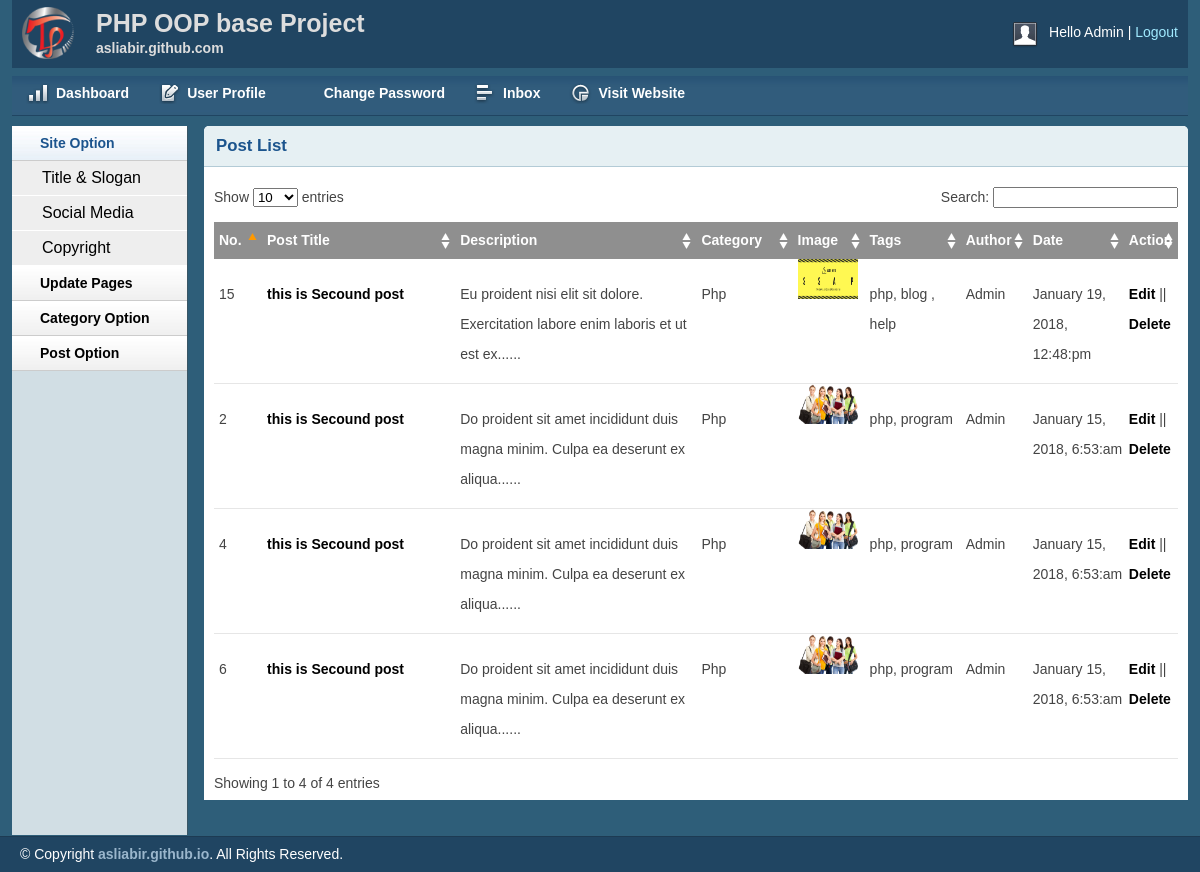
The page /admin/postlist.php (signed in) on the database as committed earlier.
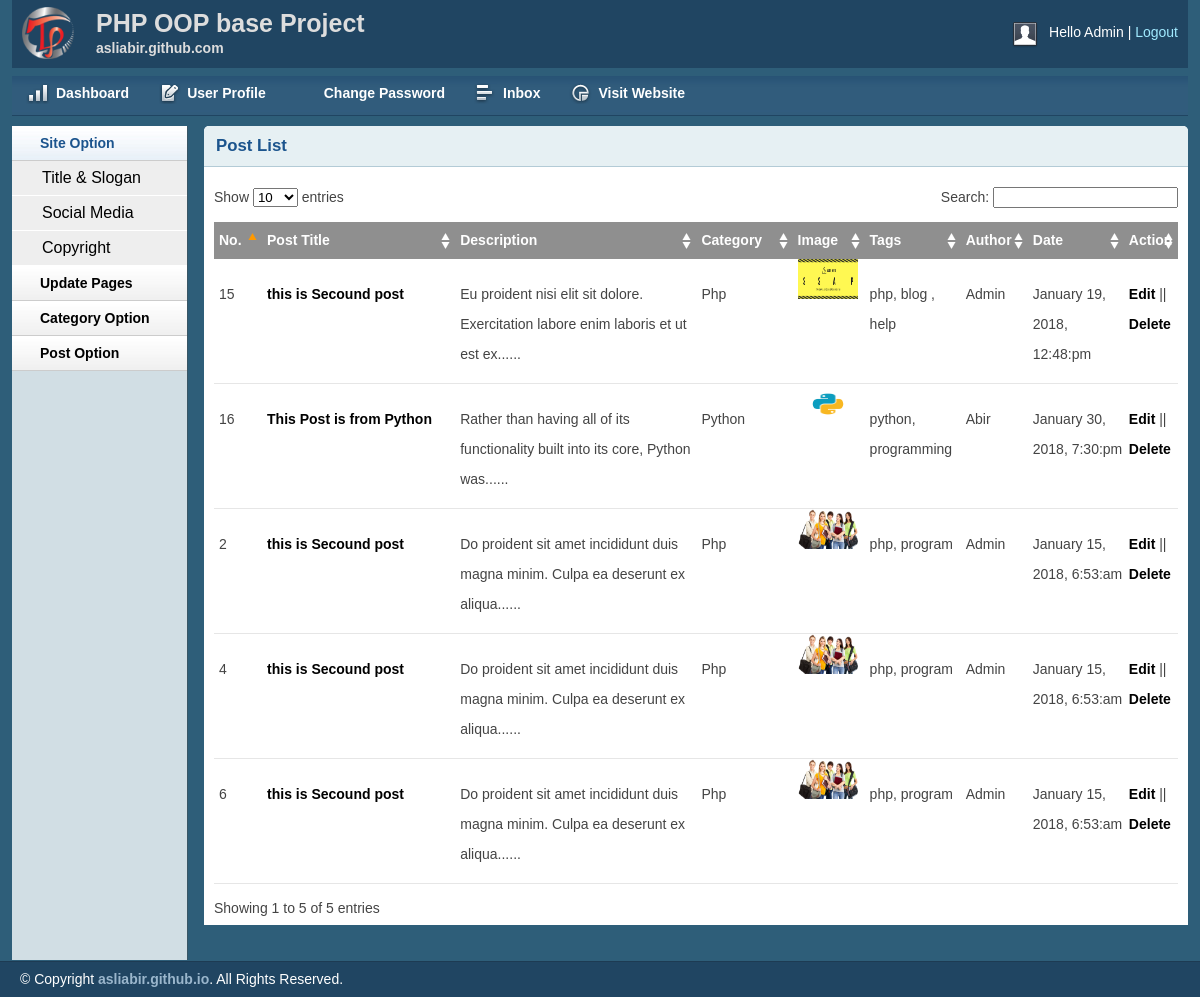
The same page on the database as committed later.
### tables this page shows
CREATE TABLE `tbl_post` (
  `id` int(11) NOT NULL,
  `catid` int(11) NOT NULL,
  `title` varchar(100) NOT NULL,
  `image` varchar(255) NOT NULL,
  `author` varchar(60) NOT NULL,
  `body` text NOT NULL,
  `tags` varchar(255) NOT NULL,
  `date` timestamp NOT NULL DEFAULT CURRENT_TIMESTAMP
);

CREATE TABLE `tbl_category` (
  `id` int(11) NOT NULL,
  `name` varchar(255) NOT NULL
);

### lib/Database.php (called while the page is built, shortened)
<?php
Class Database{
	public $host   = DB_HOST;
	public $user   = DB_USER;
	public $pass   = DB_PASS;
	public $dbname = DB_NAME;
	public $link;
	private function connectDB(){
	$this->link = new mysqli($this->host, $this->user, $this->pass, $this->dbname);
 }
	public function select($query){
		$result = $this->link->query($query) or die($this->link->error.__LINE__);
		if($result->num_rows > 0){
			return $result;
		} else {
			return false;
		}
	}
}
?>

### helpers/format.php (called while the page is built, shortened)
<?php
class Format{
	public function formatData($date){
		return date('F j, Y, g:i:a', strtotime($date));
	}
	public function textShorten($text, $limit = 400){
		$text = $text." ";
		$text = substr($text, 0, $limit);
		$text = substr($text, 0, strrpos($text, ' '));
		$text = $text."......";
		return $text;
	}
}
 ?>

### admin/postlist.php (the view, shortened to what this page needs)
<?php include "inc/header.php"; ?>
<?php include "inc/sidebar.php"; ?>
        <div class="grid_10">
            <div class="box round first grid">
                <h2>Post List</h2>
                <div class="block">
                    <table class="data display datatable" id="example">
					<thead>
						<tr>
							<th width="5%">No. </th>
							<th width="20%">Post Title</th>
							<th width="25%">Description</th>
							<th width="10%">Category</th>
							<th width="10$">Image</th>
							<th width="10%">Tags</th>
							<th width="10$">Author</th>
							<th width="10%">Date</th>
							<th width="05%">Action</th>
						</tr>
					</thead>
					<tbody><?php
					$query = "SELECT tbl_post.*, tbl_category.name FROM tbl_post INNER JOIN tbl_category ON tbl_post.catid = tbl_category.id ORDER BY tbl_post.id DESC";
					$post = $db->select($query);
					if($post){
						while($result = $post->fetch_assoc()){
					?>
						<tr class="odd gradeX">
							<td><?php echo $result['id']; ?></td>
							<td><a href="../post.php?id=<?php echo $result['id']; ?>"><?php echo $result['title']; ?></a></td>
							<td><p><?php echo $fm->textShorten($result['body'], 80); ?></p></td>
							<td><?php echo $result['name']; ?></td>
							<td><img src="../admin/<?php echo $result['image']; ?>" height="40px" width="60px" alt="preview"></td>
							<td><?php echo $result['tags']; ?></td>
							<td><?php echo $result['author']; ?></td>
							<td><?php echo $fm->formatData($result['date']); ?></td>
							<td><a href="editpost.php?id=<?php echo $result['id']; ?>">Edit</a> || <a onlick="return confirm('Are you sure want to delete?'); " href="?del=<?php echo $result['id']; ?>">Delete</a></td>
						</tr>
						<?php } } ?>
					</tbody>
				</table>
               </div>
            </div>
        </div>
	<?php include "inc/footer.php"; ?>

### admin/inc/header.php (shortened to what this page needs)
<?php include "../lib/Database.php"; ?>
<?php include "../helpers/format.php"; ?>
<?php
$db = new Database();
$fm = new Format();
?>
<!DOCTYPE html>
<html>
<head>
    <link rel="stylesheet" type="text/css" href="css/reset.css" media="screen" />
    <link rel="stylesheet" type="text/css" href="css/text.css" media="screen" />
    <link rel="stylesheet" type="text/css" href="css/grid.css" media="screen" />
    <link rel="stylesheet" type="text/css" href="css/layout.css" media="screen" />
    <link rel="stylesheet" type="text/css" href="css/nav.css" media="screen" />
    <link href="css/table/demo_page.css" rel="stylesheet" type="text/css" />
</head>
<body>
    <div class="container_12">
        <div class="grid_12 header-repeat">
            <div id="branding">
                <div class="floatleft logo">
                    <img src="img/livelogo.png" alt="Logo" />
				</div>
				<div class="floatleft middle">
					<h1>PHP OOP base Project</h1>
					<p>asliabir.github.com</p>
				</div>
                <div class="floatright">
                    <div class="floatleft">
                        <img src="img/img-profile.jpg" alt="Profile Pic" /></div>
                        <div class="floatleft marginleft10">
                        <ul class="inline-ul floatleft">
                            <li>Hello Admin</li>
                            <li><a href="?action=logout">Logout</a></li>
                        </ul>
                    </div>
                </div>
            </div>
        </div>
        <div class="grid_12">
            <ul class="nav main">
                <li class="ic-dashboard"><a href="index.php"><span>Dashboard</span></a> </li>
                <li class="ic-form-style"><a href=""><span>User Profile</span></a></li>
				<li class="ic-typography"><a href="changepassword.php"><span>Change Password</span></a></li>
				<li class="ic-grid-tables"><a href="inbox.php"><span>Inbox</span></a></li>
                <li class="ic-charts"><a href="http://php.blog"><span>Visit Website</span></a></li>
            </ul>
        </div>

### admin/inc/sidebar.php (shortened to what this page needs)
<div class="grid_2">
            <div class="box sidemenu">
                <div class="block" id="section-menu">
                    <ul class="section menu">
                       <li><a class="menuitem">Site Option</a>
                            <ul class="submenu">
                                <li><a href="titleslogan.php">Title & Slogan</a></li>
                                <li><a href="social.php">Social Media</a></li>
                                <li><a href="copyright.php">Copyright</a></li>
                            </ul>
                        </li>
                         <li><a class="menuitem">Update Pages</a>
                        </li>
                        <li><a class="menuitem">Category Option</a>
                        </li>
                        <li><a class="menuitem">Post Option</a>
                        </li>
                    </ul>
                </div>
            </div>
        </div>

### admin/inc/footer.php (shortened to what this page needs)
</div>
    <div id="site_info">
        <p>
            &copy; Copyright <a href="http://asliabir.github.io">asliabir.github.io</a>. All Rights Reserved.
        </p>
    </div>
</body>
</html>

### admin/css/layout.css (style rules this page uses)
body { background: #fff none repeat scroll 0 0; color: #444; font-size: 14px; padding: 0; }
.floatleft { float: left; }
.logo img { margin-top: -15px; width: 52px; }
.middle { margin-left: 22px; margin-top: -14px; }
.middle h1 { color: #ddd; margin: 0 }
.middle p { color: #ddd; margin: 0; font-weight: bold; }
.floatright { float: right; }
.inline-ul li { display: inline; color: #fff; }
.marginleft10 { margin-left: 10px; }
a { color: #000; font-weight: bold; text-decoration: none; }
.container_12, .container_16 { background: #2E5E79; }
h1, h2, h3, h4, h5, h6 { line-height: 1.2em; margin-bottom: .3em; }
h2 { margin-top: 1em; }
#branding { font-weight: normal; margin-bottom: 0; padding: 22px 10px 3px; text-align: left; }
.header-repeat { background: url(../img/header-repeat.jpg) repeat-x; }
#branding a { color: #A1EAFF; font-weight: normal; }
#branding a:before { content: " | "; color: #fff; }
#branding ul, #branding ul li { margin: 0px; padding: 0px; }
#branding li { padding: 0px 0px 0px 0px !important; }
.box { background: #fff; margin-bottom: 20px; padding: 10px 10px 10px 10px; margin-left: -8px; }
.box.grid { padding-bottom: 40px; }
.box.round { -moz-border-radius: 5px 5px 0px 0px; -webkit-border-radius: 5px 5px 0px 0px; border-radius: 5px 5px 0px 0px; }
.box h2 { font-size: 1.2em; font-weight: bold; color: #1B548D; background: #E6F0F3; margin: -10px -10px 0 -10px; padding: 10px 12px; border-bottom: 1px solid #B3CBD6; -moz-border-radius: 5px 5px 0px 0px; -webkit-border-radius: 5px 5px 0px 0px; border-radius: 5px 5px 0px 0px; }
.box.first { min-height: 406px; }
.block { padding-top: 20px; }
.box.sidemenu { background-color: #D1DEE4; border-right: 1px solid #3A5665; padding: 0px; margin: 0px; cursor: pointer; }
.box.sidemenu .block { padding-top: 0px; margin-top: 0px; }
p { margin-bottom: 1em; }
ul, ol { padding-top: 0; }
ul.menu { list-style: none; border-top: 1px solid #bbb; }
ul.menu li { margin: 0; }
ul.menu li a { display: block; padding: 4px 10px; border-bottom: 1px solid #ccc; }
ul.menu ul { list-style: none; margin: 0; }
ul.menu ul li a { padding-left: 30px; }
ul.section { border-top: 0; margin-bottom: 0; }
ul.section li a { background: url(../img/sidemenu-repeat.jpg) repeat-x; line-height: 26px; padding-left: 28px; }
ul.section li li a { background: #ddd; border-bottom: 1px solid #eee; }
ul.section ul li { text-transform: none; }
ul.section ul.current li a { background: #eee none repeat scroll 0 0; border-bottom: 1px solid #fff; font-size: 16px; font-weight: normal; }
ul.section li a.current { color: #1B548D; background: url(../img/sidemenu-repeat-hover.jpg) repeat-x; }
#site_info { color: #fff; background: #204562; border-top: 1px solid #1d3b53; padding-left: 20px; }
#site_info p { line-height: 35px; margin-bottom: 0px; }
#site_info a { color: #9ab6cc; }
.block { padding-bottom: 1px; }
table.display { margin: 0 auto; clear: both; width: 100%; }
.sorting_asc { background: #8f8f8f url(../img/table/sort_asc.png) no-repeat center right; padding: 8px 5px; text-align: left; color: #fff; }
.sorting { background: #8f8f8f url(../img/table/sort_both.png) no-repeat center right; padding: 8px 5px; text-align: left; color: #fff; }
tr.odd { height: 30px; line-height: 30px; border-bottom: 1px solid #e6e6e6; }
tr.even { height: 30px; line-height: 30px; border-bottom: 1px solid #e6e6e6; }
tr.odd td, tr.even td { padding-left: 5px; }

Rows that differ between the two databases and show on the page:
added tbl_post: id "16", title "This Post is from Python", body "Rather than having all of its functionality built into its core, Python was......", tbl_category.name "Python", image (picture), tags "python, programming", author "Abir", date "January 30, 2018, 7:30:pm"
Other text that changed with them:
text written by a page script: "Show entries Search: Showing 1 to 4 of 4 entries" → "Show entries Search: Showing 1 to 5 of 5 entries"
